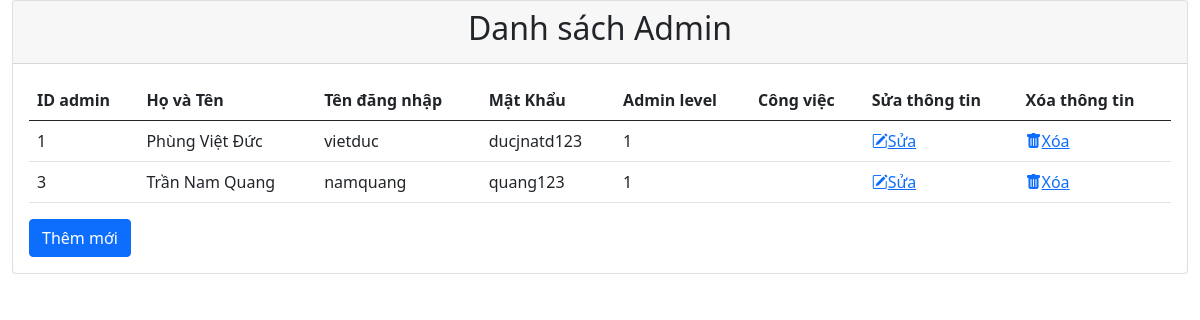
The app's page /manage-admin/index.php, older data.
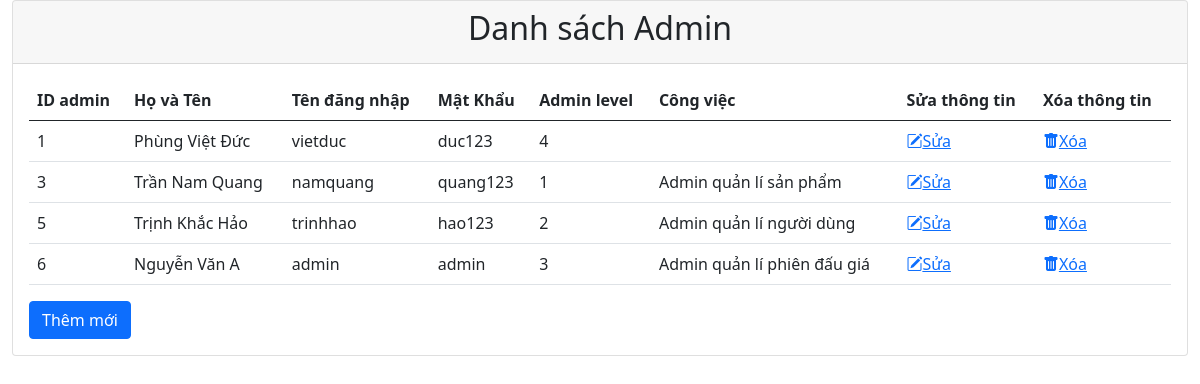
The same page, newer data.
### tables this page shows
CREATE TABLE `qlytaikhoanadmin` (
  `idad` int(11) NOT NULL,
  `HoTen` varchar(99) NOT NULL,
  `TenDangNhap` text NOT NULL,
  `MatKhau` text NOT NULL,
  `adminlv` int(11) NOT NULL,
  `Work` text NOT NULL
);

### manage-admin/index.php (the view, shortened to what this page needs)
<!doctype html>
<html lang="en">
<head>
    <link href="https://cdn.jsdelivr.net/npm/bootstrap@5.0.2/dist/css/bootstrap.min.css" rel="stylesheet">
    <link rel="stylesheet" href="https://cdn.jsdelivr.net/npm/bootstrap-icons@1.6.0/font/bootstrap-icons.css">
    <link rel="stylesheet" href="../css/style.css">
</head>
<body>
    <div class="container-fluid">
        <div class="card">
            <div class="card-header">
                <h2>Danh sách Admin</h2>
            </div>
            <div class="card-body">
                <table class="table">
                    <thead class="thead-dark">
                        <tr>
                            <th>ID admin</th>
                            <th>Họ và Tên</th>
                            <th>Tên đăng nhập</th>
                            <th>Mật Khẩu</th>
                            <th>Admin level</th>
                            <th>Công việc</th>
                            <th>Sửa thông tin</th>
                            <th>Xóa thông tin</th>
                        </tr>
                    </thead>
                    <tbody>
                        <?php
                        include('../config/connect.php');
                        $sql = "SELECT * FROM qlytaikhoanadmin";
                        $result = mysqli_query($conn, $sql);
                        if (mysqli_num_rows($result) > 0) {
                            while ($row = mysqli_fetch_assoc($result)) {
                                echo '<tr>';
                                echo '<td >' . $row["idad"] . '</td>';
                                echo '<td>' . $row["HoTen"] . '</td>';
                                echo '<td>' . $row["TenDangNhap"] . '</td>';
                                echo '<td>' . $row["MatKhau"] . '</td>';
                                echo '<td>' . $row["adminlv"] . '</td>';
                                echo '<td>' . $row["Work"] . '</td>';
                                echo '<td><a href="update-admin.php?id=' . $row["idad"] . '" ><i class="bi bi-pencil-square"></i>Sửa</a></td>';
                                echo '<td><a href="delete-admin.php?id=' . $row["idad"] . '" ><i class="bi bi-trash-fill"></i>Xóa</a></td>';
                                echo '</tr>';
                            }
                        } else {
                            echo "0 results";
                        }
                        ?>
                    </tbody>
                </table>
                <a class="btn btn-primary" href="add-admin.php">Thêm mới</a>
            </div>
        </div>
    </div>
</body>
</html>

Row changes from the older to the newer data that the page shows:
changed qlytaikhoanadmin "Phùng Việt Đức": MatKhau "ducjnatd123" → "duc123"; adminlv "1" → "4"
changed qlytaikhoanadmin "Trần Nam Quang": Work (not shown) → "Admin quản lí sản phẩm"
added qlytaikhoanadmin: idad "5", HoTen "Trịnh Khắc Hảo", TenDangNhap "trinhhao", MatKhau "hao123", adminlv "2", Work "Admin quản lí người dùng"
added qlytaikhoanadmin: idad "6", HoTen "Nguyễn Văn A", TenDangNhap "admin", MatKhau "admin", adminlv "3", Work "Admin quản lí phiên đấu giá"
